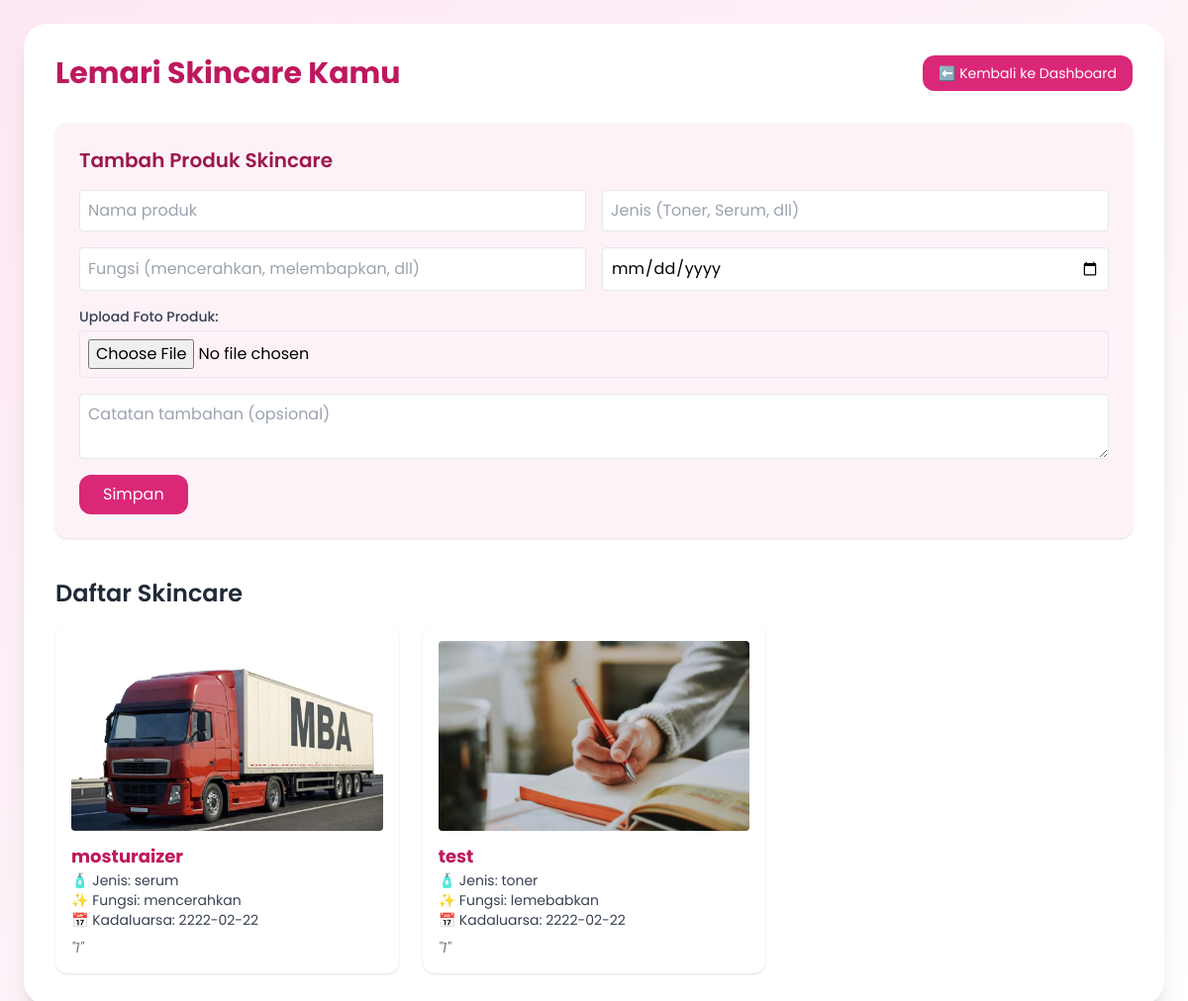
The app's page /lemari_skincare.php (signed in) with its own data.
### tables this page shows
CREATE TABLE `lemari_skincare` (
  `id` int(11) NOT NULL,
  `user_id` int(11) DEFAULT NULL,
  `nama` varchar(100) DEFAULT NULL,
  `jenis` varchar(50) DEFAULT NULL,
  `fungsi` varchar(100) DEFAULT NULL,
  `kadaluarsa` date DEFAULT NULL,
  `foto` varchar(255) DEFAULT NULL,
  `catatan` text DEFAULT NULL
);

### lemari_skincare.php (the view, shortened to what this page needs)
<?php
include 'db.php';
$user_id = $_SESSION['user_id'];
$skincare = $conn->query("SELECT * FROM lemari_skincare WHERE user_id='$user_id'");
?>
<!DOCTYPE html>
<html lang="id">
<head>
    <script src="https://cdn.tailwindcss.com"></script>
</head>
<body class="bg-gradient-to-br from-pink-100 to-white min-h-screen p-6">
    <div class="max-w-6xl mx-auto bg-white p-8 rounded-3xl shadow-xl">
        <div class="flex flex-col sm:flex-row sm:justify-between sm:items-center mb-8 gap-4">
            <h2 class="text-3xl font-bold text-pink-700">Lemari Skincare Kamu</h2>
            <a href="dashboard.php" class="bg-pink-600 hover:bg-pink-700 text-white px-4 py-2 rounded-xl text-sm transition">
                ⬅️ Kembali ke Dashboard
            </a>
        </div>
        <form method="POST" enctype="multipart/form-data" class="bg-pink-50 p-6 rounded-xl shadow mb-10">
            <h3 class="text-xl font-semibold text-pink-800 mb-4">Tambah Produk Skincare</h3>
            <div class="grid grid-cols-1 sm:grid-cols-2 gap-4">
                <input type="text" name="nama" placeholder="Nama produk" required class="p-2 border rounded">
                <input type="text" name="jenis" placeholder="Jenis (Toner, Serum, dll)" required class="p-2 border rounded">
                <input type="text" name="fungsi" placeholder="Fungsi (mencerahkan, melembapkan, dll)" class="p-2 border rounded">
                <input type="date" name="kadaluarsa" required class="p-2 border rounded">
                <div class="col-span-2">
                    <label class="block mb-1 text-sm font-medium text-gray-700">Upload Foto Produk:</label>
                    <input type="file" name="foto" accept="image/*" class="p-2 border rounded w-full">
                </div>
                <textarea name="catatan" placeholder="Catatan tambahan (opsional)" class="p-2 border rounded col-span-2"></textarea>
            </div>
            <button type="submit" name="simpan" class="mt-4 bg-pink-600 hover:bg-pink-700 text-white px-6 py-2 rounded-xl">
                Simpan
            </button>
        </form>
        <h3 class="text-2xl font-semibold text-gray-800 mb-4">Daftar Skincare</h3>
        <div class="grid grid-cols-1 sm:grid-cols-2 md:grid-cols-3 gap-6">
            <?php while ($row = $skincare->fetch_assoc()): ?>
                <div class="bg-white rounded-xl shadow hover:shadow-lg p-4 transition">
                    <?php if ($row['foto']): ?>
                        <img src="uploads/<?= $row['foto'] ?>" class="w-full h-48 object-cover rounded mb-3" alt="<?= htmlspecialchars($row['nama']) ?>">
                    <?php else: ?>
                        <div class="w-full h-48 bg-gray-200 flex items-center justify-center rounded mb-3 text-gray-500">Tidak Ada Foto</div>
                    <?php endif; ?>
                    <h4 class="text-lg font-bold text-pink-700"><?= htmlspecialchars($row['nama']) ?></h4>
                    <p class="text-sm text-gray-700">🧴 Jenis: <?= htmlspecialchars($row['jenis']) ?></p>
                    <p class="text-sm text-gray-700">✨ Fungsi: <?= htmlspecialchars($row['fungsi']) ?></p>
                    <p class="text-sm text-gray-700">📅 Kadaluarsa: <?= htmlspecialchars($row['kadaluarsa']) ?></p>
                    <?php if ($row['catatan']): ?>
                        <p class="text-sm text-gray-500 italic mt-2">"<?= htmlspecialchars($row['catatan']) ?>"</p>
                    <?php endif; ?>
                </div>
            <?php endwhile; ?>
        </div>
    </div>
</body>
</html>

### lemari_skincare.php (style rules this page uses)
body { font-family: 'Poppins', sans-serif; }

### records on screen
lemari_skincare: foto (picture), nama "mosturaizer", jenis "serum", fungsi "mencerahkan", kadaluarsa "2222-02-22", catatan "1"
lemari_skincare: foto+nama (picture), nama "test", jenis "toner", fungsi "lemebabkan", kadaluarsa "2222-02-22", catatan "1"
